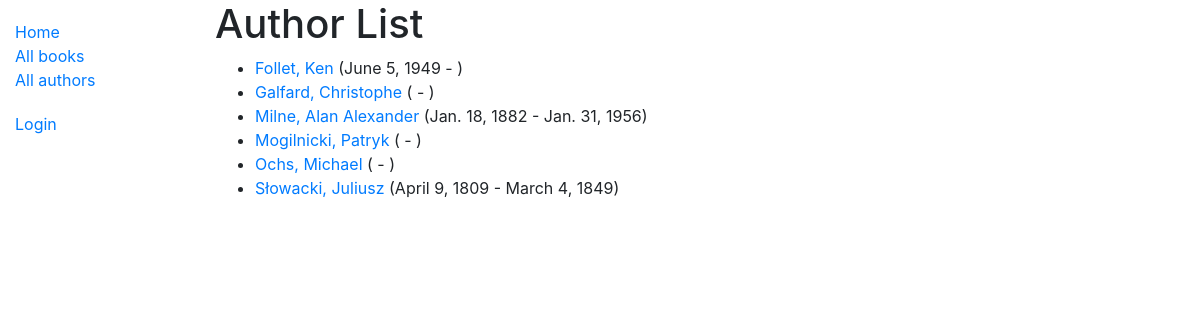
Screenshot of /catalog/authors/ with the database file from the repository.
### catalog/models.py (models this page shows)
class Author(models.Model):
    first_name = models.CharField(max_length=100)
    last_name = models.CharField(max_length=100)
    date_of_birth = models.DateField(null=True, blank=True)
    date_of_death = models.DateField('Died', null=True, blank=True)
    class Meta:
        ordering = ['last_name', 'first_name']
    def get_absolute_url(self):
        return reverse('author-detail', args=[str(self.id)])
    def __str__(self):
        return f'{self.last_name}, {self.first_name}'

### catalog/views.py (the view)
# urls.py: path('authors/', views.AuthorListView.as_view(), name='authors'),
class AuthorListView(generic.ListView):
    model = Author
    paginate_by = 10

### catalog/templates/catalog/author_list.html
{% extends "base_generic.html" %}
{% block content %}
  <h1>Author List</h1>
  {% if author_list %}
  <ul>
    {% for author in author_list %}
      <li>
        <a href="{{ author.get_absolute_url }}"> {{ author }} </a>({% if author.date_of_birth %}{{author.date_of_birth}} {% endif %} - {% if author.date_of_death %} {{author.date_of_death}}{% endif %})
      </li>
    {% endfor %}
  </ul>
  {% else %}
    <p>There are no authors.</p>
  {% endif %}
{% endblock %}

### rows the page displays
Author: last_name+first_name "Follet, Ken", date_of_birth "June 5, 1949"
Author: last_name+first_name "Galfard, Christophe"
Author: last_name+first_name "Milne, Alan Alexander", date_of_birth "Jan. 18, 1882", date_of_death "Jan. 31, 1956"
Author: last_name+first_name "Mogilnicki, Patryk"
Author: last_name+first_name "Ochs, Michael"
Author: last_name+first_name "Słowacki, Juliusz", date_of_birth "April 9, 1809", date_of_death "March 4, 1849"
